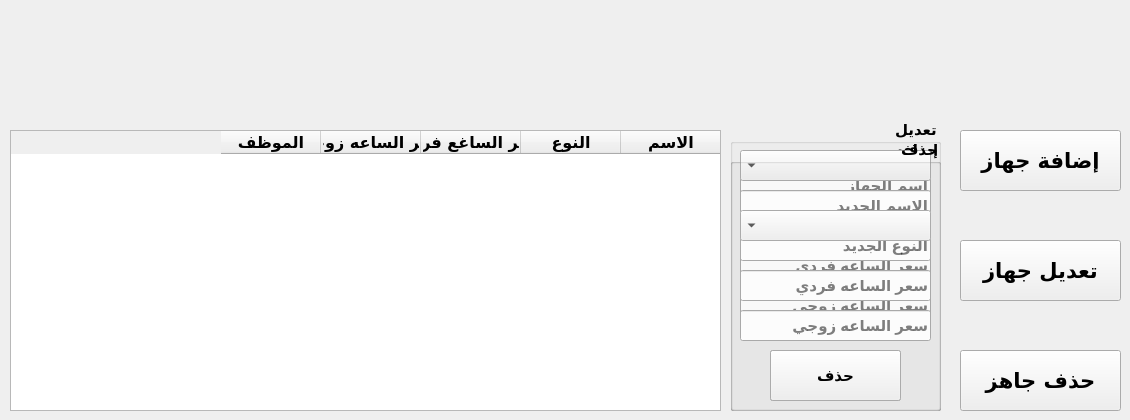
      <widget class="QWidget" name="tab_6">
       <attribute name="title">
        <string>إعدادات الاجهزة</string>
       </attribute>
       <widget class="QPushButton" name="add">
        <property name="geometry">
         <rect>
          <x>960</x>
          <y>130</y>
          <width>161</width>
          <height>61</height>
         </rect>
        </property>
        <property name="font">
         <font>
          <family>Omnes Arabic</family>
          <pointsize>16</pointsize>
          <weight>75</weight>
          <bold>true</bold>
         </font>
        </property>
        <property name="styleSheet">
         <string notr="true"/>
        </property>
        <property name="text">
         <string>إضافة جهاز</string>
        </property>
       </widget>
       <widget class="QPushButton" name="edit">
        <property name="geometry">
         <rect>
          <x>960</x>
          <y>240</y>
          <width>161</width>
          <height>61</height>
         </rect>
        </property>
        <property name="font">
         <font>
          <family>Omnes Arabic</family>
          <pointsize>16</pointsize>
          <weight>75</weight>
          <bold>true</bold>
         </font>
        </property>
        <property name="styleSheet">
         <string notr="true"/>
        </property>
        <property name="text">
         <string>تعديل جهاز</string>
        </property>
       </widget>
       <widget class="QPushButton" name="delete_2">
        <property name="geometry">
         <rect>
          <x>960</x>
          <y>350</y>
          <width>161</width>
          <height>61</height>
         </rect>
        </property>
        <property name="font">
         <font>
          <family>Omnes Arabic</family>
          <pointsize>16</pointsize>
          <weight>75</weight>
          <bold>true</bold>
         </font>
        </property>
        <property name="styleSheet">
         <string notr="true"/>
        </property>
        <property name="text">
         <string>حذف جاهز</string>
        </property>
       </widget>
       <widget class="QTableWidget" name="widget_stt">
        <property name="geometry">
         <rect>
          <x>10</x>
          <y>130</y>
          <width>711</width>
          <height>281</height>
         </rect>
        </property>
        <property name="font">
         <font>
          <family>Omnes Arabic</family>
          <pointsize>12</pointsize>
          <weight>75</weight>
          <bold>true</bold>
         </font>
        </property>
        <property name="layoutDirection">
         <enum>Qt::RightToLeft</enum>
        </property>
        <property name="styleSheet">
         <string notr="true"/>
        </property>
        <column>
         <property name="text">
          <string>الاسم</string>
         </property>
        </column>
        <column>
         <property name="text">
          <string>النوع</string>
         </property>
        </column>
        <column>
         <property name="text">
          <string>سعر الساغع فردي</string>
         </property>
        </column>
        <column>
         <property name="text">
          <string>سعر الساعه زوجي</string>
         </property>
        </column>
        <column>
         <property name="text">
          <string>الموظف</string>
         </property>
        </column>
       </widget>
       <widget class="QGroupBox" name="groupBox">
        <property name="geometry">
         <rect>
          <x>730</x>
          <y>140</y>
          <width>211</width>
          <height>271</height>
         </rect>
        </property>
        <property name="font">
         <font>
          <family>Segoe UI</family>
          <pointsize>11</pointsize>
          <weight>75</weight>
          <bold>true</bold>
         </font>
        </property>
        <property name="layoutDirection">
         <enum>Qt::RightToLeft</enum>
        </property>
        <property name="title">
         <string>إضافه</string>
        </property>
        <widget class="QLineEdit" name="lineEdit_10">
         <property name="geometry">
          <rect>
           <x>10</x>
           <y>30</y>
           <width>191</width>
           <height>31</height>
          </rect>
         </property>
         <property name="placeholderText">
          <string>إسم الجهاز</string>
         </property>
        </widget>
        <widget class="QLineEdit" name="lineEdit_11">
         <property name="geometry">
          <rect>
           <x>10</x>
           <y>70</y>
           <width>191</width>
           <height>31</height>
          </rect>
         </property>
         <property name="placeholderText">
          <string>النوع</string>
         </property>
        </widget>
        <widget class="QLineEdit" name="lineEdit_12">
         <property name="geometry">
          <rect>
           <x>10</x>
           <y>110</y>
           <width>191</width>
           <height>31</height>
          </rect>
         </property>
         <property name="placeholderText">
          <string>سعر الساعه فردي</string>
         </property>
        </widget>
        <widget class="QLineEdit" name="lineEdit_13">
         <property name="geometry">
          <rect>
           <x>10</x>
           <y>150</y>
           <width>191</width>
           <height>31</height>
          </rect>
         </property>
         <property name="placeholderText">
          <string>سعر الساعه زوجي</string>
         </property>
        </widget>
        <widget class="QPushButton" name="pushButton">
         <property name="geometry">
          <rect>
           <x>40</x>
           <y>210</y>
           <width>131</width>
           <height>51</height>
          </rect>
         </property>
         <property name="text">
          <string>إضافة</string>
         </property>
        </widget>
       </widget>
       <widget class="QGroupBox" name="groupBox_3">
        <property name="geometry">
         <rect>
          <x>730</x>
          <y>120</y>
          <width>211</width>
          <height>291</height>
         </rect>
        </property>
        <property name="font">
         <font>
          <family>Segoe UI</family>
          <pointsize>11</pointsize>
          <weight>75</weight>
          <bold>true</bold>
         </font>
        </property>
        <property name="layoutDirection">
         <enum>Qt::RightToLeft</enum>
        </property>
        <property name="title">
         <string>تعديل</string>
        </property>
        <widget class="QLineEdit" name="lineEdit_15">
         <property name="geometry">
          <rect>
           <x>10</x>
           <y>110</y>
           <width>191</width>
           <height>31</height>
          </rect>
         </property>
         <property name="placeholderText">
          <string>النوع الجديد</string>
         </property>
        </widget>
        <widget class="QLineEdit" name="lineEdit_16">
         <property name="geometry">
          <rect>
           <x>10</x>
           <y>150</y>
           <width>191</width>
           <height>31</height>
          </rect>
         </property>
         <property name="placeholderText">
          <string>سعر الساعه فردي</string>
         </property>
        </widget>
        <widget class="QLineEdit" name="lineEdit_17">
         <property name="geometry">
          <rect>
           <x>10</x>
           <y>190</y>
           <width>191</width>
           <height>31</height>
          </rect>
         </property>
         <property name="placeholderText">
          <string>سعر الساعه زوجي</string>
         </property>
        </widget>
        <widget class="QPushButton" name="pushButton_18">
         <property name="geometry">
          <rect>
           <x>40</x>
           <y>230</y>
           <width>131</width>
           <height>51</height>
          </rect>
         </property>
         <property name="text">
          <string>تحديث</string>
         </property>
        </widget>
        <widget class="QComboBox" name="comboBox">
         <property name="geometry">
          <rect>
           <x>10</x>
           <y>30</y>
           <width>191</width>
           <height>31</height>
          </rect>
         </property>
         <property name="layoutDirection">
          <enum>Qt::RightToLeft</enum>
         </property>
        </widget>
        <widget class="QLineEdit" name="lineEdit_18">
         <property name="geometry">
          <rect>
           <x>10</x>
           <y>70</y>
           <width>191</width>
           <height>31</height>
          </rect>
         </property>
         <property name="placeholderText">
          <string>الاسم الجديد</string>
         </property>
        </widget>
       </widget>
       <widget class="QGroupBox" name="groupBox_4">
        <property name="geometry">
         <rect>
          <x>730</x>
          <y>140</y>
          <width>211</width>
          <height>271</height>
         </rect>
        </property>
        <property name="font">
         <font>
          <family>Segoe UI</family>
          <pointsize>11</pointsize>
          <weight>75</weight>
          <bold>true</bold>
         </font>
        </property>
        <property name="layoutDirection">
         <enum>Qt::RightToLeft</enum>
        </property>
        <property name="title">
         <string>حذف</string>
        </property>
        <widget class="QPushButton" name="pushButton_19">
         <property name="geometry">
          <rect>
           <x>40</x>
           <y>210</y>
           <width>131</width>
           <height>51</height>
          </rect>
         </property>
         <property name="text">
          <string>حذف</string>
         </property>
        </widget>
        <widget class="QComboBox" name="comboBox_2">
         <property name="geometry">
          <rect>
           <x>10</x>
           <y>70</y>
           <width>191</width>
           <height>31</height>
          </rect>
         </property>
         <property name="layoutDirection">
          <enum>Qt::RightToLeft</enum>
         </property>
        </widget>
       </widget>
      </widget>
